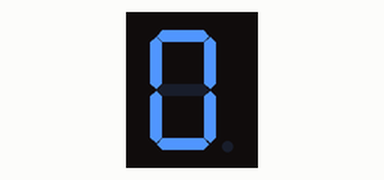
This program was run on a simulated Raspberry Pi (header pin numbers). Shown: 1-digit seven-segment display. The segment pins are drawn as the display they are named for; what the program prints to the terminal is not drawn.

Above: at 0.3 s.
At 1.32 s:
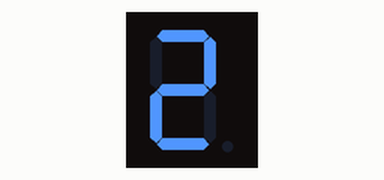
At 2.1 s:
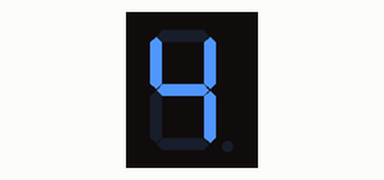
At 2.82 s:
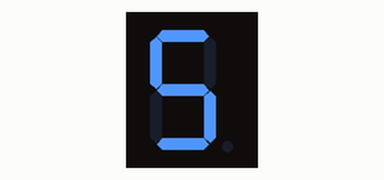
At 3.6 s:
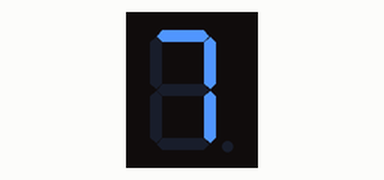
At 4.8 s:
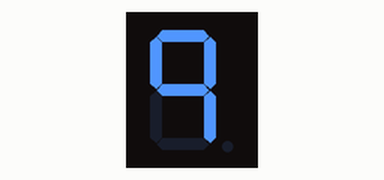

The program:

digitdisplay.py
```python
import RPi.GPIO as GPIO
import time

#   7 segmented LED
#
#        _a_
#     f |_g_| b
#     e |___| c _h
#         d
# num   hgfe dcba   hex
#
# 0 = 	0011 1111   0x3F
# 1 =	0000 0110   0x06
# 2 =	0101 1011   0x5B
# 3 =	0100 1111   0x4F
# 4 =	0110 0110   0x66
# 5 =	0110 1101   0x6D
# 6 =	0111 1101   0x7D
# 7 =	0000 0111   0x07
# 8 =   0111 1111   0x7F
# 9 =   0110 0111   0x67

pins = [19,21,8,10,12,29,31,16]
segnum = [0x3F,0x06,0x5B,0x4F,0x66,0x6D,0x7D,0x07,0x7F,0x67]

def paintnumbers(val):
    i = 0
    for pin in pins:
        GPIO.output(pin,(val & (0x01 << i)) >> i)
        i += 1

def main():
    GPIO.setmode(GPIO.BOARD)   # Pins
    for pin in pins:
        GPIO.setup(pin, GPIO.OUT)

    try:
        print("--starting display of digits--")
        while True:
            for val in segnum:
                paintnumbers(val)
                time.sleep(0.5)
    except KeyboardInterrupt:
        print("Program shut down by user")
    finally:
        for pin in pins:
            GPIO.output(pin,0)
        GPIO.cleanup()

if __name__ == '__main__':
	main()
```

Measured:
- by itself, everything shown: repeats every 5.0 s, in 10 steps
- what the display in image 0 shows lasts 0.4 s, from 0.1 s to 0.5 s
